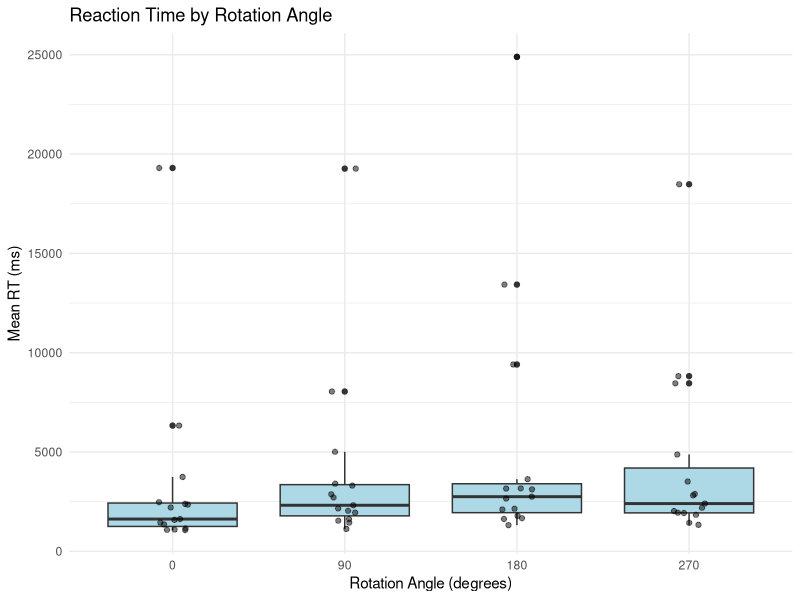
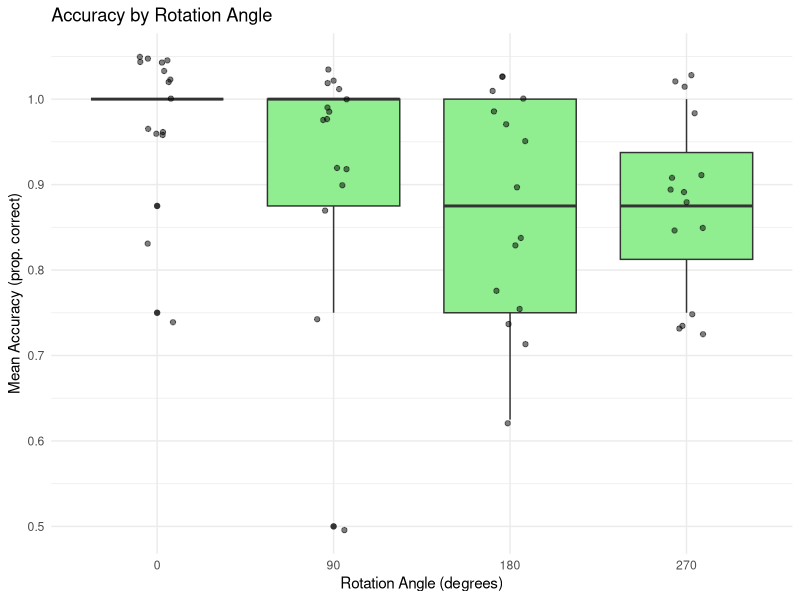
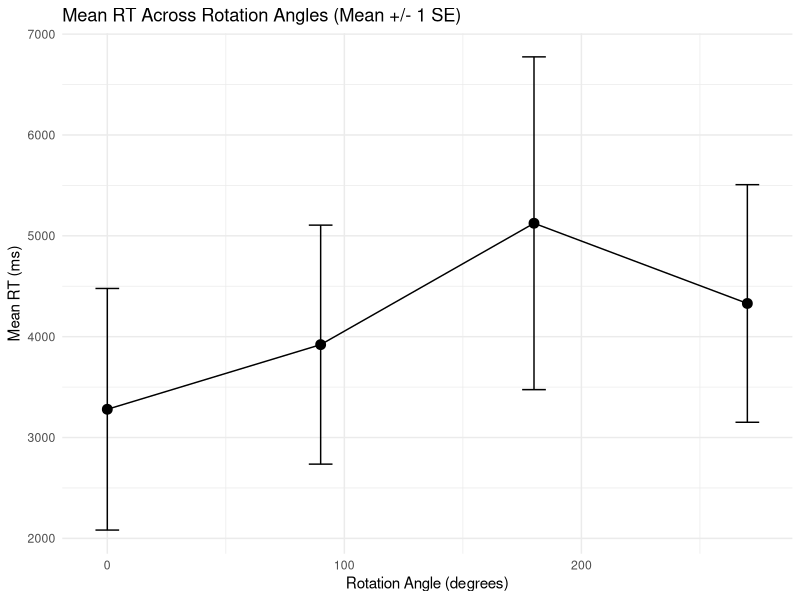
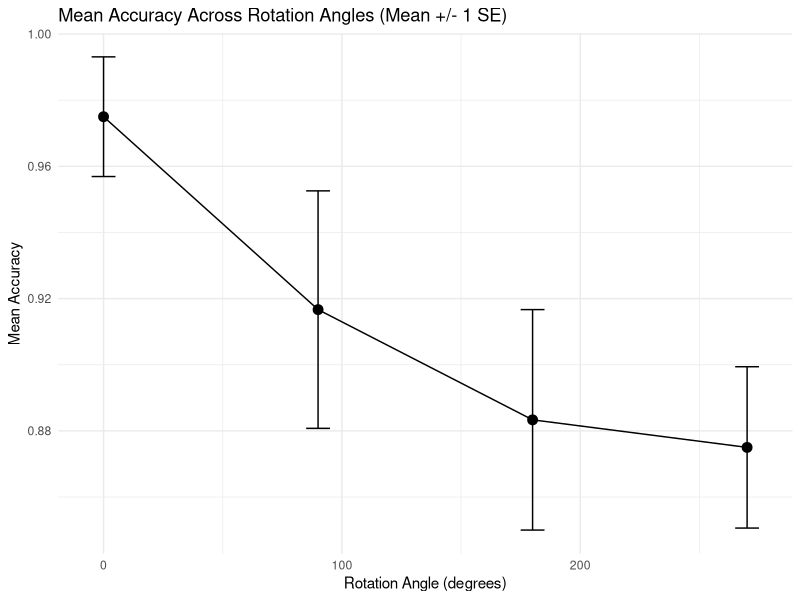
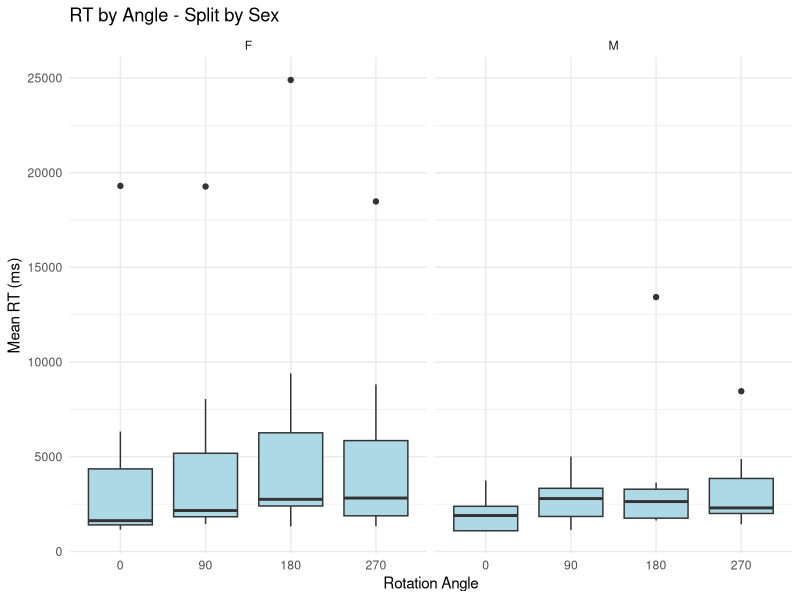
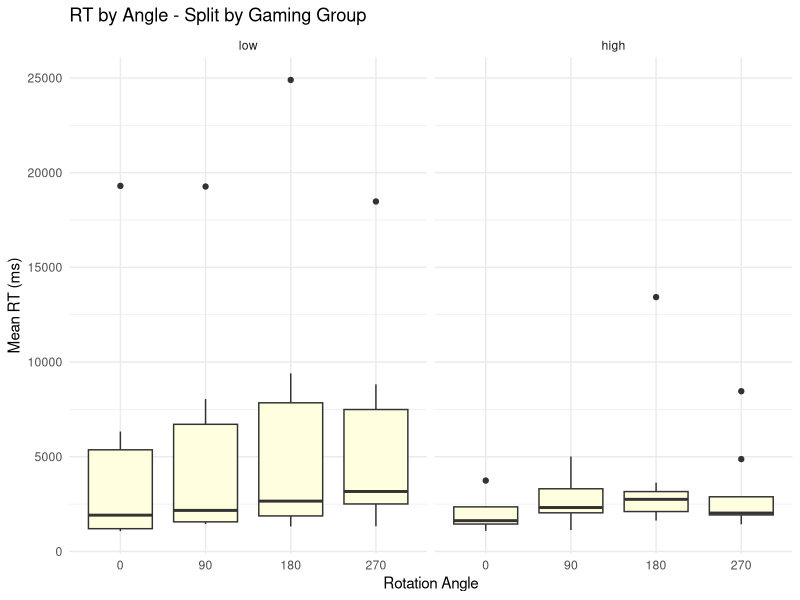
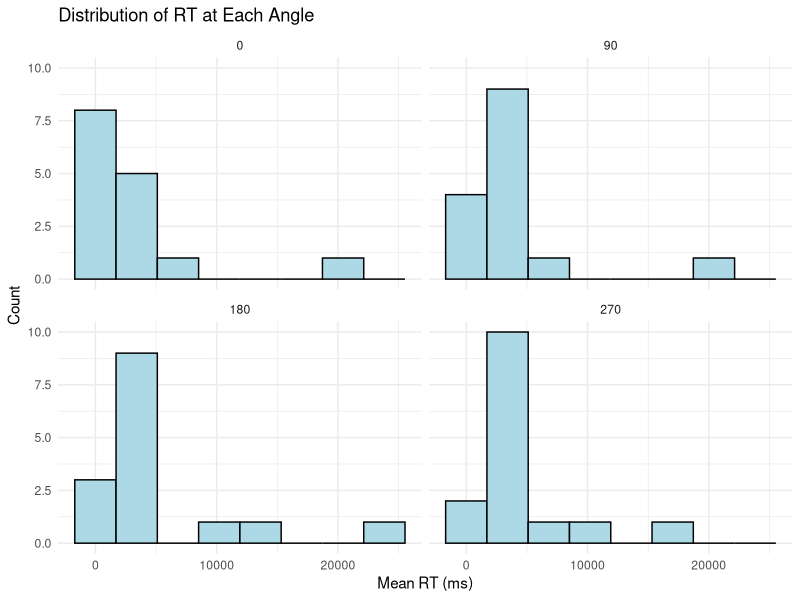
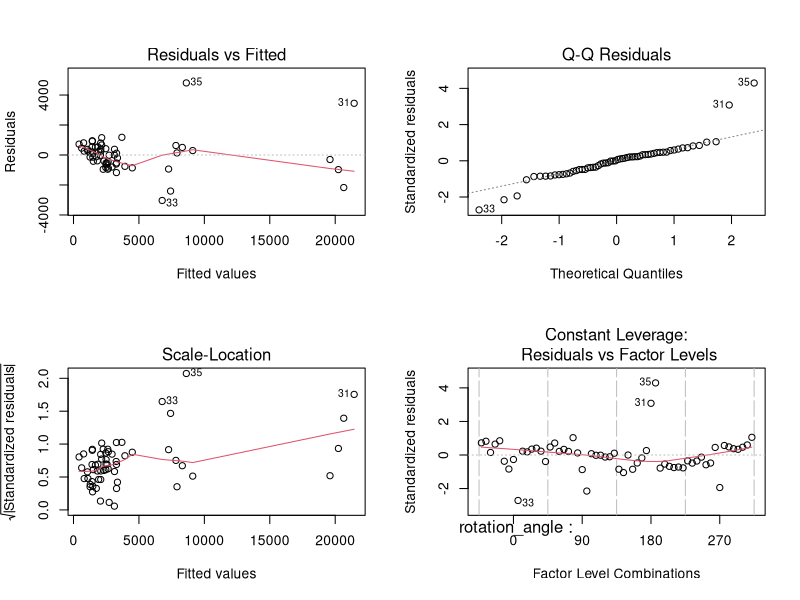

Recreate these plots in R, in order.
# MIE237 Final Project R Code - Mental Rotation Analysis
# Baron Liu, Ian Fong, Arya Lum

library(tidyverse)
library(emmeans)

# 1. load and prep data for ANOVA analysis

# read dataset
all_data <- read_csv("full_dataset.csv", show_col_types = FALSE)

# set up factors 
all_data <- all_data %>%
  mutate(
    participant_id = factor(participant_id),
    rotation_angle = factor(rotation_angle, levels = c(0, 90, 180, 270)),
    sex = factor(sex),
    # categorize gaming experience based on hours per week: <5 = "low", >=5 = "high"
    gaming_group = factor(
      ifelse(gaming_hrs_week < 5, "low", "high"),
      levels = c("low", "high")
    )
  )

glimpse(all_data)

# 2. aggregate to participant-level means
# anova needs one value per person per condition
# so average each participant's 8 trials at each angle

summ <- all_data %>%
  group_by(participant_id, rotation_angle, sex, gaming_group, gaming_hrs_week) %>%
  summarize(
    mean_rt = mean(rt_ms),
    mean_acc = mean(correct),
    .groups = "drop"
  )

# 3. descriptive statistics

# rt by angle
summ %>%
  group_by(rotation_angle) %>%
  summarize(
    n = n(),
    mean = mean(mean_rt),
    sd = sd(mean_rt),
    median = median(mean_rt),
    .groups = "drop"
  )

# accuracy by angle
summ %>%
  group_by(rotation_angle) %>%
  summarize(
    n = n(),
    mean = mean(mean_acc),
    sd = sd(mean_acc),
    median = median(mean_acc),
    .groups = "drop"
  )

# by sex
summ %>%
  group_by(rotation_angle, sex) %>%
  summarize(mean_rt = mean(mean_rt), mean_acc = mean(mean_acc), .groups = "drop")

# by gaming group
summ %>%
  group_by(rotation_angle, gaming_group) %>%
  summarize(mean_rt = mean(mean_rt), mean_acc = mean(mean_acc), .groups = "drop")

# 4. descriptive plots 

# boxplots of RT by angle
ggplot(summ, aes(x = rotation_angle, y = mean_rt)) +
  geom_boxplot(fill = "lightblue") +
  geom_jitter(width = 0.1, alpha = 0.5) +
  labs(title = "Reaction Time by Rotation Angle",
       x = "Rotation Angle (degrees)",
       y = "Mean RT (ms)") +
  theme_minimal()

# boxplot of accuracy by angle
ggplot(summ, aes(x = rotation_angle, y = mean_acc)) +
  geom_boxplot(fill = "lightgreen") +
  geom_jitter(width = 0.1, alpha = 0.5) +
  labs(title = "Accuracy by Rotation Angle",
       x = "Rotation Angle (degrees)",
       y = "Mean Accuracy (prop. correct)") +
  theme_minimal()

# line plots with error bars (mean +/- SE)
rt_summary <- summ %>%
  group_by(rotation_angle) %>%
  summarize(mean = mean(mean_rt),
            se = sd(mean_rt) / sqrt(n()),
            .groups = "drop") %>%
  mutate(angle_num = as.numeric(as.character(rotation_angle)))

ggplot(rt_summary, aes(x = angle_num, y = mean)) +
  geom_point(size = 3) +
  geom_line() +
  geom_errorbar(aes(ymin = mean - se, ymax = mean + se), width = 10) +
  labs(title = "Mean RT Across Rotation Angles (Mean +/- 1 SE)",
       x = "Rotation Angle (degrees)", y = "Mean RT (ms)") +
  theme_minimal()

acc_summary <- summ %>%
  group_by(rotation_angle) %>%
  summarize(mean = mean(mean_acc),
            se = sd(mean_acc) / sqrt(n()),
            .groups = "drop") %>%
  mutate(angle_num = as.numeric(as.character(rotation_angle)))

ggplot(acc_summary, aes(x = angle_num, y = mean)) +
  geom_point(size = 3) +
  geom_line() +
  geom_errorbar(aes(ymin = mean - se, ymax = mean + se), width = 10) +
  labs(title = "Mean Accuracy Across Rotation Angles (Mean +/- 1 SE)",
       x = "Rotation Angle (degrees)", y = "Mean Accuracy") +
  theme_minimal()

# boxplots split by sex (lab 2 faceting approach)
ggplot(summ, aes(x = rotation_angle, y = mean_rt)) +
  geom_boxplot(fill = "lightblue") +
  facet_wrap(~ sex) +
  labs(title = "RT by Angle - Split by Sex",
       x = "Rotation Angle", y = "Mean RT (ms)") +
  theme_minimal()

# boxplots split by gaming group
ggplot(summ, aes(x = rotation_angle, y = mean_rt)) +
  geom_boxplot(fill = "lightyellow") +
  facet_wrap(~ gaming_group) +
  labs(title = "RT by Angle - Split by Gaming Group",
       x = "Rotation Angle", y = "Mean RT (ms)") +
  theme_minimal()

# histograms of RT at each angle
ggplot(summ, aes(x = mean_rt)) +
  geom_histogram(bins = 8, fill = "lightblue", color = "black") +
  facet_wrap(~ rotation_angle) +
  labs(title = "Distribution of RT at Each Angle",
       x = "Mean RT (ms)", y = "Count") +
  theme_minimal()

# 5. blocked (within-subjects) ANOVA (lab 10)
# each participant did all 4 angles, so participant is a block
# aov(accuracy ~ condition + participant)

# --- RT ---
rt_aov <- aov(mean_rt ~ rotation_angle + participant_id, data = summ)
summary(rt_aov)

# --- Accuracy ---
acc_aov <- aov(mean_acc ~ rotation_angle + participant_id, data = summ)
summary(acc_aov)

# 6. model diagnostics (labs 7, 10, 11)
# plot(model) gives the 4 standard diagnostic plots:
#   1. residuals vs fitted - check for constant variance / patterns
#   2. QQ plot - check normality of residuals
#   3. scale-location - another variance check
#   4. residuals vs leverage - influential points

# RT diagnostics
par(mfrow = c(2, 2))
plot(rt_aov)
par(mfrow = c(1, 1))

# accuracy diagnostics
par(mfrow = c(2, 2))
plot(acc_aov)
par(mfrow = c(1, 1))

# ggplot QQ plots
rt_residuals <- tibble(resid = residuals(rt_aov))

ggplot(rt_residuals, aes(sample = resid)) +
  stat_qq() +
  stat_qq_line(color = "red") +
  labs(title = "RT: Normal Q-Q Plot of Residuals",
       x = "Theoretical Quantiles", y = "Sample Quantiles") +
  theme_minimal()

acc_residuals <- tibble(resid = residuals(acc_aov))

ggplot(acc_residuals, aes(sample = resid)) +
  stat_qq() +
  stat_qq_line(color = "red") +
  labs(title = "Accuracy: Normal Q-Q Plot of Residuals",
       x = "Theoretical Quantiles", y = "Sample Quantiles") +
  theme_minimal()

# histogram of residuals
ggplot(rt_residuals, aes(x = resid)) +
  geom_histogram(bins = 12, fill = "lightblue", color = "black") +
  labs(title = "RT: Histogram of Residuals", x = "Residuals", y = "Count") +
  theme_minimal()

ggplot(acc_residuals, aes(x = resid)) +
  geom_histogram(bins = 12, fill = "lightgreen", color = "black") +
  labs(title = "Accuracy: Histogram of Residuals", x = "Residuals", y = "Count") +
  theme_minimal()

# 7. post-hoc pairwise comparisons using emmeans with Tukey adjustment

emm_rt <- emmeans(rt_aov, ~ rotation_angle)
pairs(emm_rt, adjust = "tukey")

emm_acc <- emmeans(acc_aov, ~ rotation_angle)
pairs(emm_acc, adjust = "tukey")

library(broom)

# 8. secondary covariate analysis using multiple linear regression
# main treatment effect (rotation_angle) is still handled by the blocked ANOVA above
# here we examine sex and gaming_group as categorical covariates
# participant_id is included as a blocking fixed effect

# --- sex as covariate ---

# RT model
lm_sex_rt <- lm(mean_rt ~ rotation_angle * sex + participant_id, data = summ)
summary(lm_sex_rt)
tidy(lm_sex_rt)

# Accuracy model
lm_sex_acc <- lm(mean_acc ~ rotation_angle * sex + participant_id, data = summ)
summary(lm_sex_acc)
tidy(lm_sex_acc)

# --- gaming group as covariate ---

# RT model
lm_game_rt <- lm(mean_rt ~ rotation_angle * gaming_group + participant_id, data = summ)
summary(lm_game_rt)
tidy(lm_game_rt)

# Accuracy model
lm_game_acc <- lm(mean_acc ~ rotation_angle * gaming_group + participant_id, data = summ)
summary(lm_game_acc)
tidy(lm_game_acc)


# 9. regression interaction-profile plots for covariate analyses
# plots show raw participant-level observations plus model-predicted means

# --- sex x angle: RT ---
pred_sex_rt <- expand.grid(
  rotation_angle = levels(summ$rotation_angle),
  sex = levels(summ$sex),
  participant_id = levels(summ$participant_id)[1]
)

pred_sex_rt$pred <- predict(lm_sex_rt, newdata = pred_sex_rt)

ggplot(summ, aes(x = rotation_angle, y = mean_rt, colour = sex)) +
  geom_jitter(width = 0.08, alpha = 0.4, size = 2) +
  geom_line(data = pred_sex_rt, aes(y = pred, group = sex), linewidth = 1.2) +
  geom_point(data = pred_sex_rt, aes(y = pred), size = 4) +
  labs(title = "Regression Interaction: Sex x Angle (RT)",
       x = "Rotation Angle",
       y = "Mean RT (ms)") +
  theme_classic(base_size = 14)

# --- sex x angle: Accuracy ---
pred_sex_acc <- expand.grid(
  rotation_angle = levels(summ$rotation_angle),
  sex = levels(summ$sex),
  participant_id = levels(summ$participant_id)[1]
)

pred_sex_acc$pred <- predict(lm_sex_acc, newdata = pred_sex_acc)

ggplot(summ, aes(x = rotation_angle, y = mean_acc, colour = sex)) +
  geom_jitter(width = 0.08, alpha = 0.4, size = 2) +
  geom_line(data = pred_sex_acc, aes(y = pred, group = sex), linewidth = 1.2) +
  geom_point(data = pred_sex_acc, aes(y = pred), size = 4) +
  labs(title = "Regression Interaction: Sex x Angle (Accuracy)",
       x = "Rotation Angle",
       y = "Mean Accuracy") +
  theme_classic(base_size = 14)

# --- gaming group x angle: RT ---
pred_game_rt <- expand.grid(
  rotation_angle = levels(summ$rotation_angle),
  gaming_group = levels(summ$gaming_group),
  participant_id = levels(summ$participant_id)[1]
)

pred_game_rt$pred <- predict(lm_game_rt, newdata = pred_game_rt)

ggplot(summ, aes(x = rotation_angle, y = mean_rt, colour = gaming_group)) +
  geom_jitter(width = 0.08, alpha = 0.4, size = 2) +
  geom_line(data = pred_game_rt, aes(y = pred, group = gaming_group), linewidth = 1.2) +
  geom_point(data = pred_game_rt, aes(y = pred), size = 4) +
  labs(title = "Regression Interaction: Gaming Group x Angle (RT)",
       x = "Rotation Angle",
       y = "Mean RT (ms)") +
  theme_classic(base_size = 14)

# --- gaming group x angle: Accuracy ---
pred_game_acc <- expand.grid(
  rotation_angle = levels(summ$rotation_angle),
  gaming_group = levels(summ$gaming_group),
  participant_id = levels(summ$participant_id)[1]
)

pred_game_acc$pred <- predict(lm_game_acc, newdata = pred_game_acc)

ggplot(summ, aes(x = rotation_angle, y = mean_acc, colour = gaming_group)) +
  geom_jitter(width = 0.08, alpha = 0.4, size = 2) +
  geom_line(data = pred_game_acc, aes(y = pred, group = gaming_group), linewidth = 1.2) +
  geom_point(data = pred_game_acc, aes(y = pred), size = 4) +
  labs(title = "Regression Interaction: Gaming Group x Angle (Accuracy)",
       x = "Rotation Angle",
       y = "Mean Accuracy") +
  theme_classic(base_size = 14)
